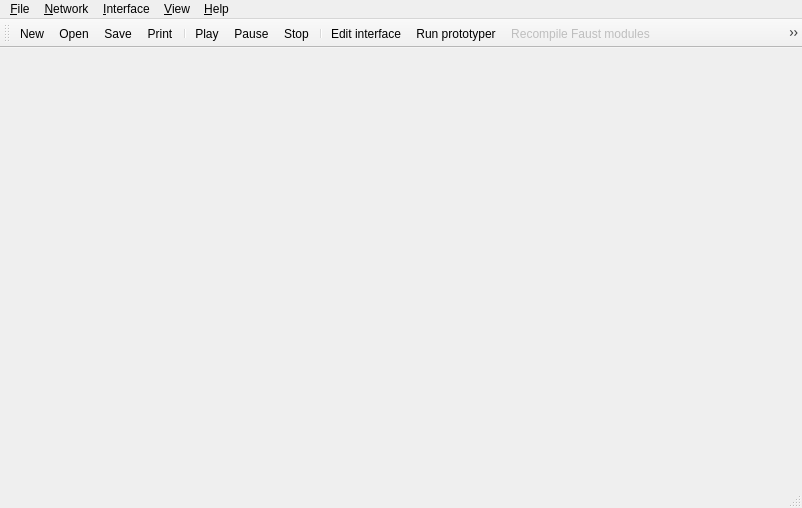
<?xml version="1.0" encoding="UTF-8"?>
<ui version="4.0">
 <class>MainWindow</class>
 <widget class="QMainWindow" name="MainWindow">
  <property name="geometry">
   <rect>
    <x>0</x>
    <y>0</y>
    <width>802</width>
    <height>508</height>
   </rect>
  </property>
  <property name="windowTitle">
   <string>CLAM Networ Editor</string>
  </property>
  <property name="windowIcon">
   <iconset resource="images.qrc">
    <normaloff>:/icons/images/NetworkEditor-icon.svg</normaloff>:/icons/images/NetworkEditor-icon.svg</iconset>
  </property>
  <widget class="QWidget" name="centralwidget">
   <layout class="QHBoxLayout">
    <property name="spacing">
     <number>6</number>
    </property>
    <property name="margin">
     <number>9</number>
    </property>
   </layout>
  </widget>
  <widget class="QMenuBar" name="menubar">
   <property name="geometry">
    <rect>
     <x>0</x>
     <y>0</y>
     <width>802</width>
     <height>27</height>
    </rect>
   </property>
   <widget class="QMenu" name="menu_File">
    <property name="title">
     <string>&amp;File</string>
    </property>
    <widget class="QMenu" name="menuOpen_recent">
     <property name="title">
      <string>Open &amp;Recent</string>
     </property>
     <property name="icon">
      <iconset resource="images.qrc">
       <normaloff>:/icons/images/fileopen.png</normaloff>:/icons/images/fileopen.png</iconset>
     </property>
     <addaction name="separator"/>
    </widget>
    <addaction name="action_New"/>
    <addaction name="action_New_dummy"/>
    <addaction name="action_Open"/>
    <addaction name="menuOpen_recent"/>
    <addaction name="action_Open_example"/>
    <addaction name="action_Save"/>
    <addaction name="action_Save_as"/>
    <addaction name="separator"/>
    <addaction name="action_Print"/>
    <addaction name="separator"/>
    <addaction name="action_Quit"/>
   </widget>
   <widget class="QMenu" name="menuHelp">
    <property name="title">
     <string>&amp;Help</string>
    </property>
    <addaction name="action_Whats_this"/>
    <addaction name="action_Online_tutorial"/>
    <addaction name="action_About"/>
   </widget>
   <widget class="QMenu" name="menu_View">
    <property name="title">
     <string>&amp;View</string>
    </property>
    <addaction name="action_Show_processing_toolbox"/>
    <addaction name="action_Show_description_editor"/>
    <addaction name="action_Show_python_console"/>
    <addaction name="separator"/>
    <addaction name="action_Default_zoom"/>
    <addaction name="action_Zoom_in"/>
    <addaction name="action_Zoom_out"/>
    <addaction name="separator"/>
    <addaction name="action_Refresh"/>
    <addaction name="action_White_colors_Option"/>
   </widget>
   <widget class="QMenu" name="menu_Network">
    <property name="title">
     <string>&amp;Network</string>
    </property>
    <addaction name="action_Play"/>
    <addaction name="action_Pause"/>
    <addaction name="action_Stop"/>
    <addaction name="separator"/>
    <addaction name="action_Configure_backend"/>
    <addaction name="separator"/>
    <addaction name="action_CompileAsLadspaPlugin"/>
   </widget>
   <widget class="QMenu" name="menu_Interface">
    <property name="title">
     <string>&amp;Interface</string>
    </property>
    <widget class="QMenu" name="menuFaust">
     <property name="enabled">
      <bool>false</bool>
     </property>
     <property name="title">
      <string>Faust</string>
     </property>
     <property name="icon">
      <iconset resource="images.qrc">
       <normaloff>:/icons/images/faustlogo.svg</normaloff>:/icons/images/faustlogo.svg</iconset>
     </property>
     <addaction name="action_Compile_Faust_Modules"/>
     <addaction name="action_Reload_Faust_Modules"/>
     <addaction name="action_Embed_SVG_Diagrams_Option"/>
    </widget>
    <addaction name="action_Edit_interface"/>
    <addaction name="action_Run_prototyper"/>
    <addaction name="separator"/>
    <addaction name="menuFaust"/>
   </widget>
   <addaction name="menu_File"/>
   <addaction name="menu_Network"/>
   <addaction name="menu_Interface"/>
   <addaction name="menu_View"/>
   <addaction name="menuHelp"/>
  </widget>
  <widget class="QStatusBar" name="statusbar"/>
  <widget class="QToolBar" name="toolBar">
   <property name="windowTitle">
    <string>Main ToolBar</string>
   </property>
   <property name="orientation">
    <enum>Qt::Horizontal</enum>
   </property>
   <attribute name="toolBarArea">
    <enum>TopToolBarArea</enum>
   </attribute>
   <attribute name="toolBarBreak">
    <bool>false</bool>
   </attribute>
   <addaction name="action_New"/>
   <addaction name="action_OpenToolbar"/>
   <addaction name="action_Save"/>
   <addaction name="action_Print"/>
   <addaction name="separator"/>
   <addaction name="action_Play"/>
   <addaction name="action_Pause"/>
   <addaction name="action_Stop"/>
   <addaction name="separator"/>
   <addaction name="action_Edit_interface"/>
   <addaction name="action_Run_prototyper"/>
   <addaction name="action_Compile_Faust_Modules"/>
   <addaction name="action_CompileAsLadspaPlugin"/>
   <addaction name="separator"/>
   <addaction name="action_Show_processing_toolbox"/>
   <addaction name="action_Show_description_editor"/>
   <addaction name="action_Show_python_console"/>
   <addaction name="action_Refresh"/>
   <addaction name="action_Zoom_in"/>
   <addaction name="action_Default_zoom"/>
   <addaction name="action_Zoom_out"/>
   <addaction name="separator"/>
   <addaction name="action_Online_tutorial"/>
   <addaction name="action_Whats_this"/>
  </widget>
  <action name="action_New">
   <property name="icon">
    <iconset theme="document-new" resource="images.qrc">
     <normaloff>:/icons/images/filenew.png</normaloff>:/icons/images/filenew.png</iconset>
   </property>
   <property name="text">
    <string>&amp;New</string>
   </property>
   <property name="iconText">
    <string>New</string>
   </property>
   <property name="shortcut">
    <string>Ctrl+N</string>
   </property>
  </action>
  <action name="action_Open">
   <property name="icon">
    <iconset theme="document-open" resource="images.qrc">
     <normaloff>:/icons/images/fileopen.png</normaloff>:/icons/images/fileopen.png</iconset>
   </property>
   <property name="text">
    <string>&amp;Open</string>
   </property>
   <property name="shortcut">
    <string>Ctrl+O</string>
   </property>
  </action>
  <action name="action_Open_example">
   <property name="icon">
    <iconset theme="document-open" resource="images.qrc">
     <normaloff>:/icons/images/fileopen.png</normaloff>:/icons/images/fileopen.png</iconset>
   </property>
   <property name="text">
    <string>Open e&amp;xample</string>
   </property>
   <property name="shortcut">
    <string>Ctrl+E</string>
   </property>
  </action>
  <action name="action_Play">
   <property name="icon">
    <iconset theme="media-playback-start" resource="images.qrc">
     <normaloff>:/icons/images/player_play.png</normaloff>:/icons/images/player_play.png</iconset>
   </property>
   <property name="text">
    <string>Play</string>
   </property>
   <property name="shortcut">
    <string>Space</string>
   </property>
  </action>
  <action name="action_Save">
   <property name="icon">
    <iconset theme="document-save" resource="images.qrc">
     <normaloff>:/icons/images/filesave.png</normaloff>:/icons/images/filesave.png</iconset>
   </property>
   <property name="text">
    <string>&amp;Save</string>
   </property>
   <property name="shortcut">
    <string>Ctrl+S</string>
   </property>
  </action>
  <action name="action_Stop">
   <property name="icon">
    <iconset theme="media-playback-stop" resource="images.qrc">
     <normaloff>:/icons/images/player_stop.png</normaloff>:/icons/images/player_stop.png</iconset>
   </property>
   <property name="text">
    <string>Stop</string>
   </property>
   <property name="shortcut">
    <string>Esc</string>
   </property>
  </action>
  <action name="action_Configure_backend">
   <property name="text">
    <string>Audio &amp;Backend...</string>
   </property>
   <property name="toolTip">
    <string>Select and configure the audio backend and connections</string>
   </property>
  </action>
  <action name="action_Save_as">
   <property name="icon">
    <iconset theme="document-save-as" resource="images.qrc">
     <normaloff>:/icons/images/filesaveas.png</normaloff>:/icons/images/filesaveas.png</iconset>
   </property>
   <property name="text">
    <string>Save &amp;as</string>
   </property>
  </action>
  <action name="action_Quit">
   <property name="icon">
    <iconset theme="application-exit" resource="images.qrc">
     <normaloff>:/icons/images/exit.png</normaloff>:/icons/images/exit.png</iconset>
   </property>
   <property name="text">
    <string>&amp;Quit</string>
   </property>
   <property name="shortcut">
    <string>Ctrl+Q</string>
   </property>
  </action>
  <action name="action_About">
   <property name="icon">
    <iconset theme="help-about" resource="images.qrc">
     <normaloff>:/icons/images/NetworkEditor-icon.png</normaloff>:/icons/images/NetworkEditor-icon.png</iconset>
   </property>
   <property name="text">
    <string>&amp;About</string>
   </property>
  </action>
  <action name="action_Show_processing_toolbox">
   <property name="checkable">
    <bool>true</bool>
   </property>
   <property name="checked">
    <bool>true</bool>
   </property>
   <property name="icon">
    <iconset theme="view-list-tree" resource="images.qrc">
     <normaloff>:/icons/images/view_tree.png</normaloff>:/icons/images/view_tree.png</iconset>
   </property>
   <property name="text">
    <string>&amp;Processing toolbox</string>
   </property>
   <property name="toolTip">
    <string>Toggle processing toolbox</string>
   </property>
  </action>
  <action name="action_Whats_this">
   <property name="icon">
    <iconset theme="help-contextual" resource="images.qrc">
     <normaloff>:/icons/images/contexthelp.png</normaloff>:/icons/images/contexthelp.png</iconset>
   </property>
   <property name="text">
    <string>&amp;What's this</string>
   </property>
   <property name="shortcut">
    <string/>
   </property>
  </action>
  <action name="action_Online_tutorial">
   <property name="icon">
    <iconset theme="help-contents" resource="images.qrc">
     <normaloff>:/icons/images/help.png</normaloff>:/icons/images/help.png</iconset>
   </property>
   <property name="text">
    <string>Online tutorial</string>
   </property>
  </action>
  <action name="action_Run_prototyper">
   <property name="icon">
    <iconset theme="system-run" resource="images.qrc">
     <normaloff>:/icons/images/exec.png</normaloff>:/icons/images/exec.png</iconset>
   </property>
   <property name="text">
    <string>Run prototyper</string>
   </property>
  </action>
  <action name="action_Print">
   <property name="icon">
    <iconset theme="document-print" resource="images.qrc">
     <normaloff>:/icons/images/fileprint.png</normaloff>:/icons/images/fileprint.png</iconset>
   </property>
   <property name="text">
    <string>Print</string>
   </property>
   <property name="shortcut">
    <string>Ctrl+P</string>
   </property>
  </action>
  <action name="action_Edit_interface">
   <property name="icon">
    <iconset resource="images.qrc">
     <normaloff>:/icons/images/designer.png</normaloff>:/icons/images/designer.png</iconset>
   </property>
   <property name="text">
    <string>&amp;Edit interface</string>
   </property>
  </action>
  <action name="action_Zoom_in">
   <property name="icon">
    <iconset theme="zoom-in" resource="images.qrc">
     <normaloff>:/icons/images/viewmag+.png</normaloff>:/icons/images/viewmag+.png</iconset>
   </property>
   <property name="text">
    <string>Zoom &amp;in</string>
   </property>
   <property name="shortcut">
    <string>+</string>
   </property>
  </action>
  <action name="action_Zoom_out">
   <property name="icon">
    <iconset theme="zoom-out" resource="images.qrc">
     <normaloff>:/icons/images/viewmag-.png</normaloff>:/icons/images/viewmag-.png</iconset>
   </property>
   <property name="text">
    <string>Zoom &amp;out</string>
   </property>
   <property name="shortcut">
    <string>-</string>
   </property>
  </action>
  <action name="action_Default_zoom">
   <property name="icon">
    <iconset theme="zoom-original" resource="images.qrc">
     <normaloff>:/icons/images/viewmag1.png</normaloff>:/icons/images/viewmag1.png</iconset>
   </property>
   <property name="text">
    <string>&amp;Default zoom</string>
   </property>
  </action>
  <action name="action_New_dummy">
   <property name="icon">
    <iconset theme="document-new" resource="images.qrc">
     <normaloff>:/icons/images/filenew.png</normaloff>:/icons/images/filenew.png</iconset>
   </property>
   <property name="text">
    <string>New dummy</string>
   </property>
  </action>
  <action name="action_OpenToolbar">
   <property name="icon">
    <iconset theme="document-open" resource="images.qrc">
     <normaloff>:/icons/images/fileopen_draggable.png</normaloff>:/icons/images/fileopen_draggable.png</iconset>
   </property>
   <property name="text">
    <string>&amp;Open</string>
   </property>
  </action>
  <action name="action_Compile_Faust_Modules">
   <property name="enabled">
    <bool>false</bool>
   </property>
   <property name="icon">
    <iconset resource="images.qrc">
     <normaloff>:/icons/images/faust_compile.svg</normaloff>:/icons/images/faust_compile.svg</iconset>
   </property>
   <property name="text">
    <string>&amp;Recompile Faust modules</string>
   </property>
  </action>
  <action name="action_Reload_Faust_Modules">
   <property name="icon">
    <iconset resource="images.qrc">
     <normaloff>:/icons/images/reload.svg</normaloff>:/icons/images/reload.svg</iconset>
   </property>
   <property name="text">
    <string>Re&amp;load Faust modules</string>
   </property>
  </action>
  <action name="action_Embed_SVG_Diagrams_Option">
   <property name="checkable">
    <bool>true</bool>
   </property>
   <property name="text">
    <string>&amp;Embed SVG diagrams on new processings</string>
   </property>
  </action>
  <action name="action_CompileAsLadspaPlugin">
   <property name="icon">
    <iconset resource="images.qrc">
     <normaloff>:/icons/images/compile_ladspa.svg</normaloff>:/icons/images/compile_ladspa.svg</iconset>
   </property>
   <property name="text">
    <string>Compile as &amp;Ladspa plugin</string>
   </property>
  </action>
  <action name="action_White_colors_Option">
   <property name="checkable">
    <bool>true</bool>
   </property>
   <property name="text">
    <string>&amp;White colors</string>
   </property>
  </action>
  <action name="action_Pause">
   <property name="icon">
    <iconset theme="media-playback-pause" resource="images.qrc">
     <normaloff>:/icons/images/player_pause.png</normaloff>:/icons/images/player_pause.png</iconset>
   </property>
   <property name="text">
    <string>Pause</string>
   </property>
   <property name="shortcut">
    <string>Space</string>
   </property>
  </action>
  <action name="action_Show_description_editor">
   <property name="checkable">
    <bool>true</bool>
   </property>
   <property name="checked">
    <bool>true</bool>
   </property>
   <property name="icon">
    <iconset theme="document-edit" resource="images.qrc">
     <normaloff>:/icons/images/edit.png</normaloff>:/icons/images/edit.png</iconset>
   </property>
   <property name="text">
    <string>&amp;Description editor</string>
   </property>
   <property name="toolTip">
    <string>Toggle description editor</string>
   </property>
  </action>
  <action name="action_Show_python_console">
   <property name="checkable">
    <bool>true</bool>
   </property>
   <property name="checked">
    <bool>true</bool>
   </property>
   <property name="icon">
    <iconset theme="utilities-terminal" resource="images.qrc">
     <normaloff>:/icons/images/utilities-terminal.png</normaloff>:/icons/images/utilities-terminal.png</iconset>
   </property>
   <property name="text">
    <string>Python &amp;console</string>
   </property>
   <property name="toolTip">
    <string>Toggle Python console</string>
   </property>
   <property name="shortcut">
    <string>F4</string>
   </property>
  </action>
  <action name="action_Refresh">
   <property name="icon">
    <iconset theme="view-refresh" resource="images.qrc">
     <normaloff>:/icons/images/view-refresh.png</normaloff>:/icons/images/view-refresh.png</iconset>
   </property>
   <property name="text">
    <string>Refresh</string>
   </property>
   <property name="toolTip">
    <string>Refresh view</string>
   </property>
  </action>
 </widget>
 <resources>
  <include location="images.qrc"/>
 </resources>
 <connections/>
</ui>
